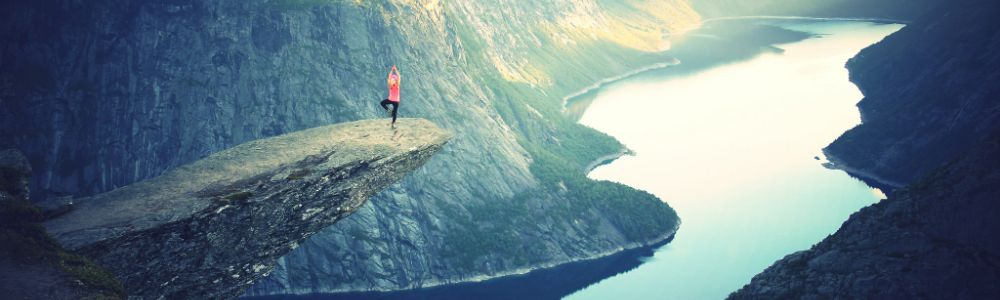
#> input picture ImageResizing/trolltunga.jpg, 1000 x 300 px
$ python Image2.py
#> lines starting #> are read from the running program, lines starting #| are printed output that depends on the picture
### CSVReading/OpenCVPy.py
import numpy as np
import cv2

# Load an color image in grayscale
img = cv2.imread('trolltunga.jpg',0)
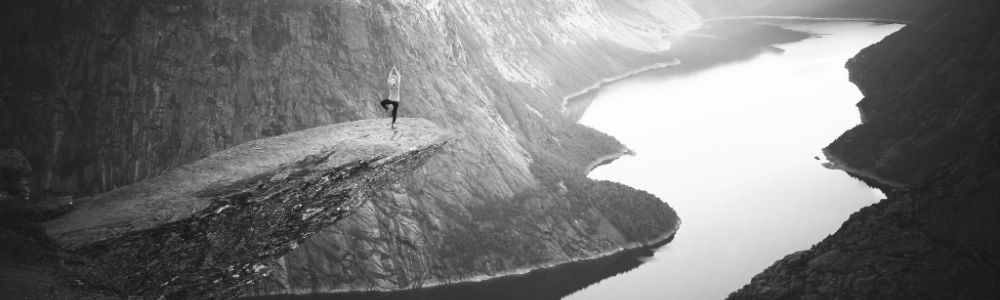
#> img: shape (300, 1000); min 15, max 255, mean 119.6

cv2.imshow('image',img)
k = cv2.waitKey(0)
#> (key Esc is pressed here)

if k == 27:         # wait for ESC key to exit
    cv2.destroyAllWindows()
elif k == ord('s'): # wait for 's' key to save and exit
    cv2.imwrite('messigray.png',img)
    cv2.destroyAllWindows()

### ImageResizing/Image2.py
####################For resizing images#######################################
#   Original image drawn by paint 256 x 256 pixels
import OpenCVPy
from PIL import Image
from resizeimage import resizeimage
#> (the run stopped early here; a loop or call above may not have finished)

$ run again, with OpenCV_machineLearning/download.jpg copied over ImageResizing/trolltunga.jpg
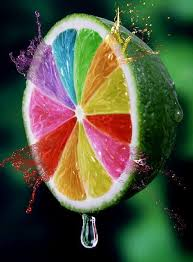
#> input picture OpenCV_machineLearning/download.jpg, 193 x 262 px
#> `img = cv2.imread('trolltunga.jpg',0)`:
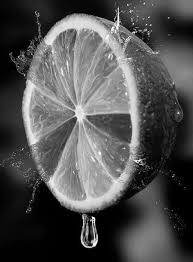
#> img: shape (262, 193); min 0, max 255, mean 80
